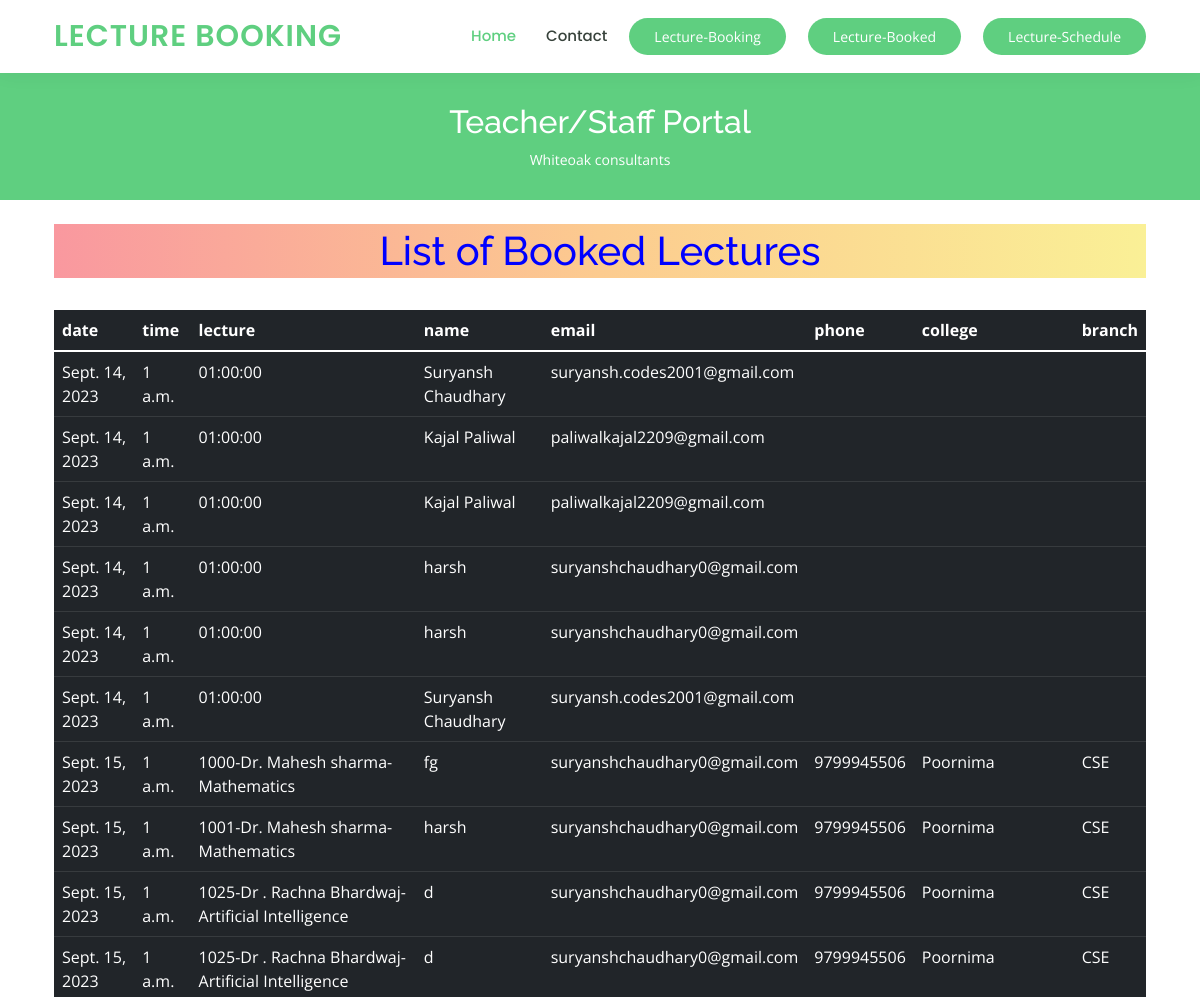
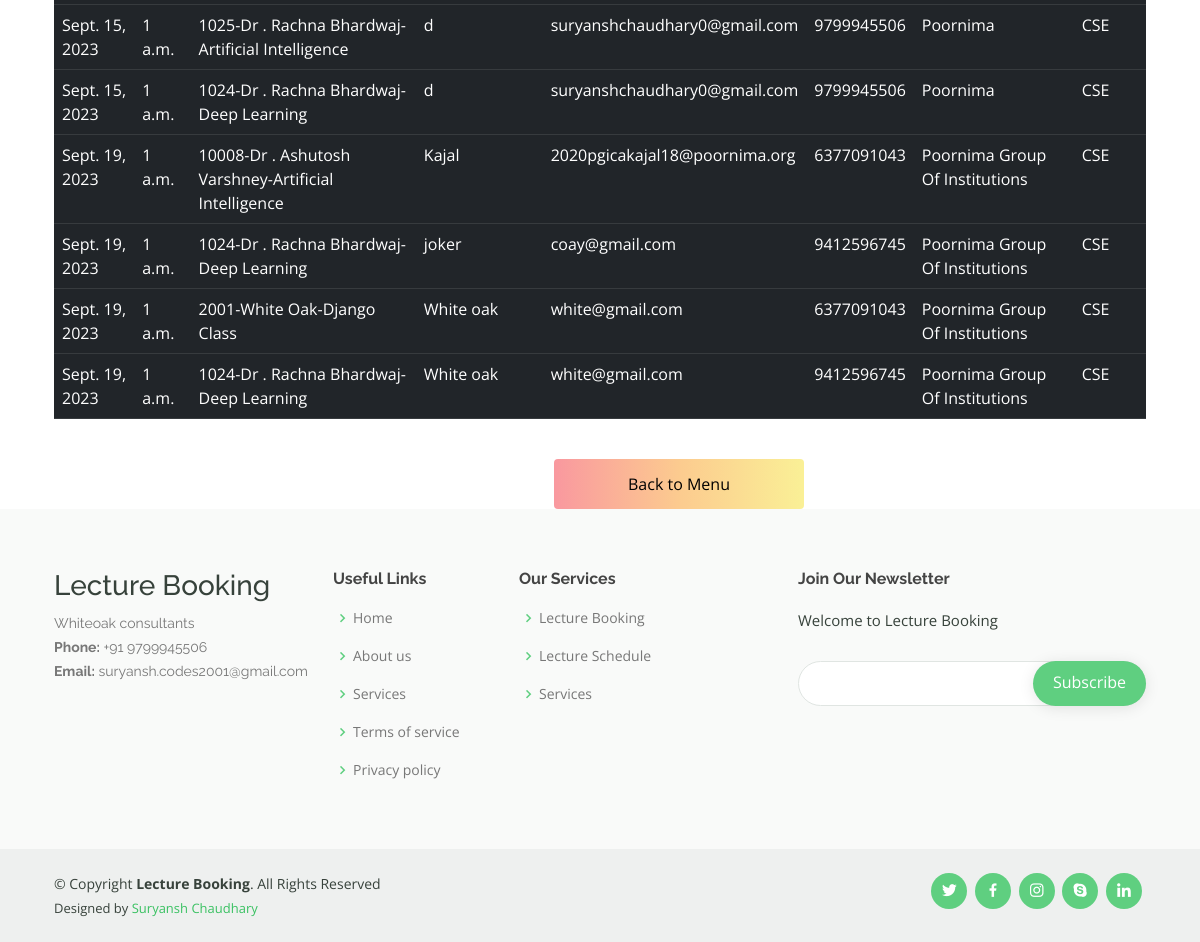
The app's page /booked1 with its own data (2 pictures, top to bottom).
### home/models.py (models this page shows, shortened)
class Booking(models.Model):
    date = models.DateField()
    time = models.TimeField()
    lecture = models.CharField(max_length=254)
    name = models.CharField(max_length=200)
    email = models.EmailField(max_length=200)
    phone = models.CharField(max_length=12 , default="" , blank=True)
    college = models.TextField(max_length=300 ,  blank=True)
    branch = models.TextField(max_length=200 ,  blank=True )

### home/views.py (the view)
# urls.py: path("booked1" , views.booked1 , name='booked1')
def booked1(request):
    Student = Booking.objects.all()
    return render(request , 'booked1.html' , {"Book":Student})

### templates/booked1.html (shortened to what this page needs)
{% extends 'base.html' %}
{%block body%}
  <main id="main" data-aos="fade-in">
    <div class="breadcrumbs">
      <div class="container">
        <h2>Teacher/Staff Portal</h2>
        <p>Whiteoak consultants</p>
      </div>
    </div>
    <br>
    <div class = container>
        <h1 style="color:blue;text-align:center; background-image: linear-gradient(to right , #f9989f , #fccb8f , #faf096); border-raduis:6px ; padding: 3px 6px ;">List of Booked Lectures</h1>
        <br>
        <table class="table table-dark" id="Datatables">
            <thead>
              <tr>
                <th scope="col">date</th>
                <th scope="col">time</th>
                <th scope="col">lecture</th>
                <th scope="col">name</th>
                <th scope="col">email</th>
                <th scope="col">phone</th>
                <th scope="col">college</th>
                <th scope="col">branch</th>
              </tr>
            </thead>
            <tbody class="table-group-divider">
              {% for booked in Book%}
              <tr>
                <td>{{ booked.date  }}</td>
                <td>{{ booked.time }}</td>
                <td>{{ booked.lecture  }}</td>
                <td>{{ booked.name  }}</td>
                <td>{{ booked.email  }}</td>
                <td>{{ booked.phone }}</td>
                <td>{{ booked.college  }}</td>
                <td>{{ booked.branch  }}</td>
              </tr>
              {% endfor %}
            </tbody>
          </table>
    <br>
        </div>
        <div class= container>
        <a href = "/booked">
        <button style="color:black;text-align:center; background-image: linear-gradient(to right , #f9989f , #fccb8f , #faf096); border-raduis:6px ; padding: 3px 6px ;
        height:50px; width:250px ; border:4px ; margin-left:500px  ; top: 800px"
        type="button" class="btn btn-light">Back to Menu</button></a> </div>
  </main>
{% endblock body %}

### static/assets/css/style.css (style rules this page uses)
body { font-family: "Open Sans", sans-serif; color: #444444; }
a { color: #5fcf80; text-decoration: none; }
h1, h2, h3, h4, h5, h6 { font-family: "Raleway", sans-serif; }
.breadcrumbs { margin-top: 73px; text-align: center; background: #5fcf80; padding: 30px 0; color: #fff; }
.breadcrumbs h2 { font-size: 32px; font-weight: 500; }
.breadcrumbs p { font-size: 14px; margin-bottom: 0; }

### records on screen
Booking: date "Sept. 14, 2023", time "1 a.m.", lecture "01:00:00", name "Suryansh Chaudhary", email "suryansh.codes2001@gmail.com"
Booking: date "Sept. 14, 2023", time "1 a.m.", lecture "01:00:00", name "Kajal Paliwal", email "paliwalkajal2209@gmail.com"
Booking: date "Sept. 14, 2023", time "1 a.m.", lecture "01:00:00", name "Kajal Paliwal", email "paliwalkajal2209@gmail.com"
Booking: date "Sept. 14, 2023", time "1 a.m.", lecture "01:00:00", name "harsh", email "suryanshchaudhary0@gmail.com"
Booking: date "Sept. 14, 2023", time "1 a.m.", lecture "01:00:00", name "harsh", email "suryanshchaudhary0@gmail.com"
Booking: date "Sept. 14, 2023", time "1 a.m.", lecture "01:00:00", name "Suryansh Chaudhary", email "suryansh.codes2001@gmail.com"
Booking: date "Sept. 15, 2023", time "1 a.m.", lecture "1000-Dr. Mahesh sharma-Mathematics", name "fg", email "suryanshchaudhary0@gmail.com", phone "9799945506", college "Poornima", branch "CSE"
Booking: date "Sept. 15, 2023", time "1 a.m.", lecture "1001-Dr. Mahesh sharma-Mathematics", name "harsh", email "suryanshchaudhary0@gmail.com", phone "9799945506", college "Poornima", branch "CSE"
Booking: date "Sept. 15, 2023", time "1 a.m.", lecture "1025-Dr . Rachna Bhardwaj-Artificial Intelligence", name "d", email "suryanshchaudhary0@gmail.com", phone "9799945506", college "Poornima", branch "CSE"
Booking: date "Sept. 15, 2023", time "1 a.m.", lecture "1025-Dr . Rachna Bhardwaj-Artificial Intelligence", name "d", email "suryanshchaudhary0@gmail.com", phone "9799945506", college "Poornima", branch "CSE"
Booking: date "Sept. 15, 2023", time "1 a.m.", lecture "1025-Dr . Rachna Bhardwaj-Artificial Intelligence", name "d", email "suryanshchaudhary0@gmail.com", phone "9799945506", college "Poornima", branch "CSE"
Booking: date "Sept. 15, 2023", time "1 a.m.", lecture "1024-Dr . Rachna Bhardwaj-Deep Learning", name "d", email "suryanshchaudhary0@gmail.com", phone "9799945506", college "Poornima", branch "CSE"
Booking: date "Sept. 19, 2023", time "1 a.m.", lecture "10008-Dr . Ashutosh Varshney-Artificial Intelligence", name "Kajal", email "2020pgicakajal18@poornima.org", phone "6377091043", college "Poornima Group Of Institutions", branch "CSE"
Booking: date "Sept. 19, 2023", time "1 a.m.", lecture "1024-Dr . Rachna Bhardwaj-Deep Learning", name "joker", email "coay@gmail.com", phone "9412596745", college "Poornima Group Of Institutions", branch "CSE"
Booking: date "Sept. 19, 2023", time "1 a.m.", lecture "2001-White Oak-Django Class", name "White oak", email "white@gmail.com", phone "6377091043", college "Poornima Group Of Institutions", branch "CSE"
Booking: date "Sept. 19, 2023", time "1 a.m.", lecture "1024-Dr . Rachna Bhardwaj-Deep Learning", name "White oak", email "white@gmail.com", phone "9412596745", college "Poornima Group Of Institutions", branch "CSE"
